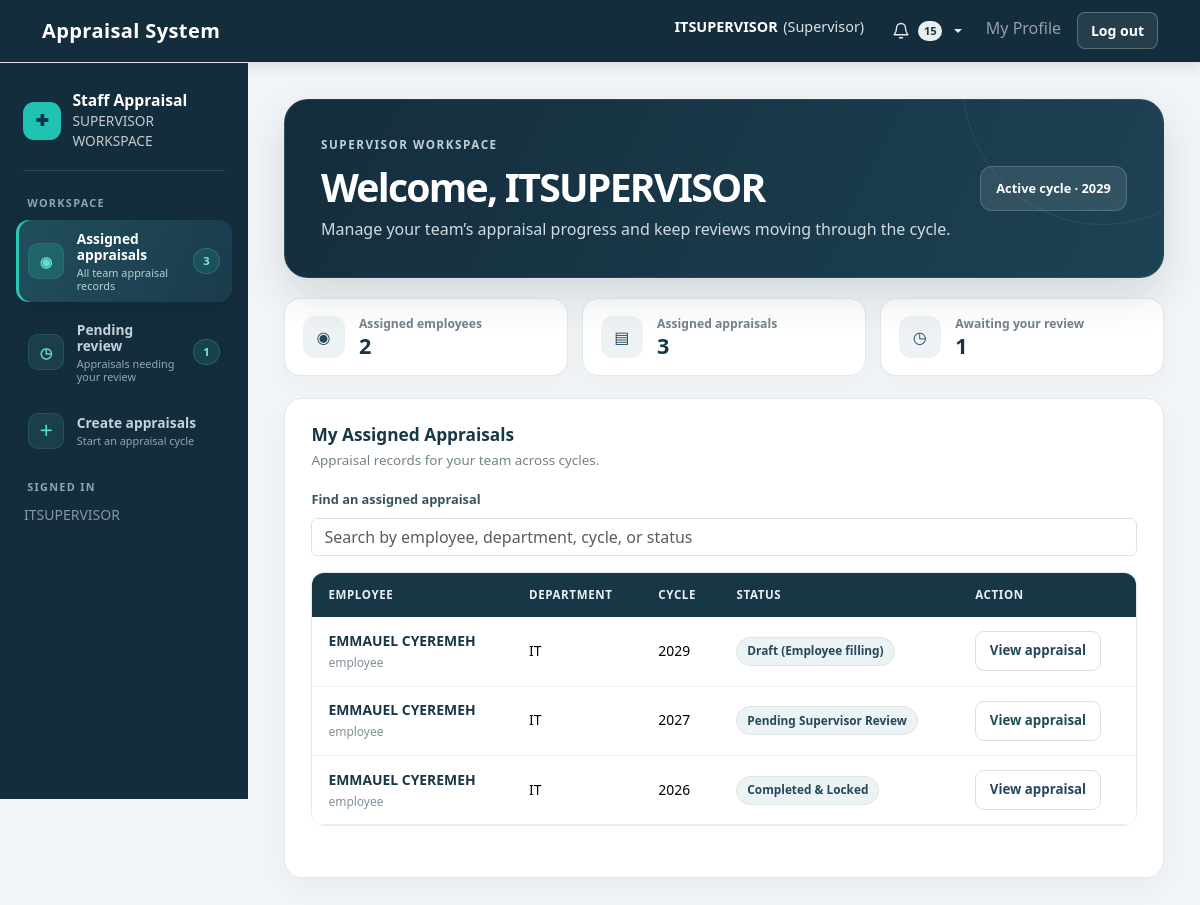
Page /supervisor/dashboard/ (signed in) on the committed database.
### app/models.py (models this page shows, shortened)
class EmployeeProfile(models.Model):
    ROLE_CHOICES = [
        ('Employee', 'Employee'),
        ('Supervisor', 'Supervisor'),
        ('HOD', 'Head of Department'),
        ('HR', 'HR Manager'),
    ]
    TITLE_CHOICES = [
        ('mr', 'Mr.'),
        ('mrs', 'Mrs.'),
        ('ms', 'Ms.'),
        ('other', 'Other'),
    ]
    GENDER_CHOICES = [
        ('male', 'Male'),
        ('female', 'Female'),
        ('other', 'Other'),
    ]
    user = models.OneToOneField(settings.AUTH_USER_MODEL, on_delete=models.CASCADE, related_name="profile")
    department = models.ForeignKey(Department, on_delete=models.SET_NULL, null=True, blank=True)
    role = models.CharField(max_length=20, choices=ROLE_CHOICES, default='Employee')
    title = models.CharField(max_length=10, choices=TITLE_CHOICES, blank=True)
    other_title = models.CharField(max_length=50, blank=True)
    other_names = models.CharField(max_length=150, blank=True)
    gender = models.CharField(max_length=10, choices=GENDER_CHOICES, blank=True)
    job_title = models.CharField(max_length=150, blank=True)
    appointment_to_present_grade_date = models.DateField(null=True, blank=True)

class AppraisalCycle(models.Model):
    year = models.IntegerField(unique=True)
    is_active = models.BooleanField(default=True)
    report_period_from = models.DateField(null=True, blank=True)
    report_period_to = models.DateField(null=True, blank=True)
    class Meta:
        ordering = ['-year']

class Appraisal(models.Model):
    ASSESSMENT_DECISION_CHOICES = [
        ('promote_now', 'Outstanding - should be promoted as soon as possible'),
        ('suitable', 'Suitable for promotion'),
        ('ready_2_3_years', 'Likely to be ready for promotion in 2 to 3 years'),
        ('not_ready', 'Not ready for promotion for at least 3 years / unlikely to be promoted further'),
    ]
    STATUS_CHOICES = [
        ('draft', 'Draft (Employee filling)'),
        ('pending_manager', 'Pending Supervisor Review'),
        ('pending_hod', 'Pending HOD Review'),
        ('pending_hr', 'Pending HR Final Approval'),
        ('returned_employee', 'Returned to Employee'),
        ('returned_supervisor', 'Returned to Supervisor'),
        ('returned_hod', 'Returned to HOD'),
        ('completed', 'Completed & Locked'),
    ]
    cycle = models.ForeignKey(AppraisalCycle, on_delete=models.CASCADE, related_name="appraisals")
    employee = models.ForeignKey(EmployeeProfile, on_delete=models.CASCADE, related_name="my_appraisals")
    employee_title = models.CharField(max_length=10, choices=EmployeeProfile.TITLE_CHOICES, blank=True)
    employee_other_title = models.CharField(max_length=50, blank=True)
    employee_first_name = models.CharField(max_length=150, blank=True)
    employee_last_name = models.CharField(max_length=150, blank=True)
    employee_other_names = models.CharField(max_length=150, blank=True)
    employee_gender = models.CharField(max_length=10, choices=EmployeeProfile.GENDER_CHOICES, blank=True)
    employee_job_title = models.CharField(max_length=150, blank=True)
    employee_department = models.ForeignKey(
        Department,
        on_delete=models.SET_NULL,
        null=True,
        blank=True,
        related_name='appraisals',
    )
    employee_department_name = models.CharField(max_length=100, blank=True)
    employee_appointment_to_present_grade_date = models.DateField(null=True, blank=True)
    supervisor = models.ForeignKey(EmployeeProfile, on_delete=models.SET_NULL, null=True, blank=True, related_name="supervisor_appraisals")
    hod = models.ForeignKey(EmployeeProfile, on_delete=models.SET_NULL, null=True, blank=True, related_name="hod_appraisals")
    status = models.CharField(max_length=20, choices=STATUS_CHOICES, default='draft')
    employee_signed_at = models.DateTimeField(null=True, blank=True)
    supervisor_signed_at = models.DateTimeField(null=True, blank=True)
    hod_signed_at = models.DateTimeField(null=True, blank=True)
    hr_approved_at = models.DateTimeField(null=True, blank=True)
    overall_percentage = models.DecimalField(max_digits=5, decimal_places=2, null=True, blank=True)
    final_rating = models.CharField(max_length=50, blank=True)
    employee_comments = models.TextField(blank=True, null=True)
    supervisor_comments = models.TextField(blank=True, null=True)
    career_development_plan = models.TextField(blank=True)
    assessment_decision = models.CharField(
        max_length=20,
        choices=ASSESSMENT_DECISION_CHOICES,
        blank=True,
    )
    hod_comments = models.TextField(blank=True, null=True)
    hr_comments = models.TextField(blank=True, null=True)

class Department(models.Model):
    name = models.CharField(max_length=100, unique=True)

### app/views.py (the view)
# urls.py: path('supervisor/dashboard/', views.supervisor_dashboard, name='supervisor_dashboard'),
@login_required
def supervisor_dashboard(request):
    profile = request.user.profile
    if profile.role not in ['Supervisor', 'HOD', 'HR']:
        messages.error(request, "Access denied.")
        return redirect('dashboard_router')
    cycle = AppraisalCycle.objects.filter(is_active=True).first()
    has_supervisor = AssignSupervisor.objects.filter(employee=profile).exists()
    my_appraisal = None
    if has_supervisor:
        my_appraisal, created = Appraisal.objects.get_or_create(
            employee=profile,
            cycle=cycle
        )
    pending_reviews = Appraisal.objects.filter(
        supervisor=profile,
        status__in=['pending_manager', 'returned_supervisor']
    ).select_related('employee__user', 'cycle')
    assigned_employees = EmployeeProfile.objects.filter(
        employee_supervisor__supervisor=profile
    ).select_related('user', 'department').distinct()
    assigned_appraisals = Appraisal.objects.filter(
        supervisor=profile,
    ).select_related('employee__user', 'employee__department', 'cycle').order_by(
        '-cycle__year',
        'employee__user__username',
    )
    context = {
        'cycle': cycle,
        'my_appraisal': my_appraisal,
        'has_supervisor': has_supervisor,
        'pending_reviews': pending_reviews,
        'assigned_employees': assigned_employees,
        'assigned_appraisals': assigned_appraisals,
    }
    return render(request, 'supervisor/dashboard.html', context)

### app/templates/supervisor/dashboard.html (shortened to what this page needs)
{% extends 'base.html' %}
{% block content %}
<div class="supervisor-page role-dashboard-shell">
    <aside class="role-dashboard-sidebar" aria-label="Supervisor dashboard navigation" data-default-section="assigned">
        <div class="role-sidebar-brand">
            <span class="role-sidebar-mark" aria-hidden="true">✚</span>
            <span>Staff Appraisal<br><small class="fw-normal opacity-75">SUPERVISOR WORKSPACE</small></span>
        </div>
        <div class="role-sidebar-label">Workspace</div>
        <nav class="role-sidebar-nav" id="supervisor-dashboard-navigation">
            <button class="role-sidebar-link active" type="button" data-role-section-target="assigned">
                <span class="role-sidebar-icon" aria-hidden="true">◉</span>
                <span class="role-sidebar-link-copy">
                    <span class="role-sidebar-link-title">Assigned appraisals</span>
                    <span class="role-sidebar-link-note">All team appraisal records</span>
                </span>
                <span class="role-sidebar-count">{{ assigned_appraisals.count }}</span>
            </button>
            <button class="role-sidebar-link" type="button" data-role-section-target="pending">
                <span class="role-sidebar-icon" aria-hidden="true">◷</span>
                <span class="role-sidebar-link-copy">
                    <span class="role-sidebar-link-title">Pending review</span>
                    <span class="role-sidebar-link-note">Appraisals needing your review</span>
                </span>
                <span class="role-sidebar-count">{{ pending_reviews.count }}</span>
            </button>
            {% if request.user.profile.role == 'Supervisor' %}
                <button class="role-sidebar-link" type="button" data-role-section-target="create">
                    <span class="role-sidebar-icon" aria-hidden="true">＋</span>
                    <span class="role-sidebar-link-copy">
                        <span class="role-sidebar-link-title">Create appraisals</span>
                        <span class="role-sidebar-link-note">Start an appraisal cycle</span>
                    </span>
                </button>
            {% endif %}
        </nav>
        <div class="role-sidebar-label">Signed in</div>
        <div class="small px-2 text-white-50">{{ request.user.username }}</div>
    </aside>
    <main class="role-dashboard-content supervisor-dashboard-content">
    <header class="supervisor-hero">
        <div class="supervisor-hero-content">
            <div class="supervisor-eyebrow">Supervisor workspace</div>
            <h1>Welcome, {{ request.user.first_name|default:request.user.username }}</h1>
            <p>Manage your team’s appraisal progress and keep reviews moving through the cycle.</p>
        </div>
        <div class="supervisor-cycle">Active cycle · {{ cycle.year }}</div>
    </header>
    <section class="supervisor-stats" aria-label="Team appraisal summary">
        <div class="supervisor-stat">
            <span class="supervisor-stat-icon" aria-hidden="true">◉</span>
            <span>
                <span class="supervisor-stat-label">Assigned employees</span>
                <span class="supervisor-stat-value">{{ assigned_employees.count }}</span>
            </span>
        </div>
        <div class="supervisor-stat">
            <span class="supervisor-stat-icon" aria-hidden="true">▤</span>
            <span>
                <span class="supervisor-stat-label">Assigned appraisals</span>
                <span class="supervisor-stat-value">{{ assigned_appraisals.count }}</span>
            </span>
        </div>
        <div class="supervisor-stat">
            <span class="supervisor-stat-icon" aria-hidden="true">◷</span>
            <span>
                <span class="supervisor-stat-label">Awaiting your review</span>
                <span class="supervisor-stat-value">{{ pending_reviews.count }}</span>
            </span>
        </div>
    </section>
    <section class="supervisor-workspace role-dashboard-section" data-role-section="assigned" aria-label="Assigned appraisals" {% if request.user.profile.role == 'Supervisor' %}hidden{% endif %}>
        <div class="supervisor-tab-content">
                <section aria-labelledby="assigned-appraisals-heading">
                    <div class="supervisor-section-heading">
                        <div>
                            <h2 id="assigned-appraisals-heading">My Assigned Appraisals</h2>
                            <p>Appraisal records for your team across cycles.</p>
                        </div>
                    </div>
                    <div class="mb-3">
                        <label for="supervisor-assigned-search" class="form-label fw-semibold">Find an assigned appraisal</label>
                        <input
                            id="supervisor-assigned-search"
                            type="search"
                            class="form-control"
                            placeholder="Search by employee, department, cycle, or status"
                            autocomplete="off"
                            data-dashboard-search
                            data-search-target="supervisor-assigned-appraisals"
                            data-search-status="supervisor-assigned-search-status"
                        >
                    </div>
                    <div class="supervisor-table-wrap mb-4">
                        <table class="table supervisor-table">
                            <thead>
                                <tr>
                                    <th>Employee</th>
                                    <th>Department</th>
                                    <th>Cycle</th>
                                    <th>Status</th>
                                    <th>Action</th>
                                </tr>
                            </thead>
                            <tbody id="supervisor-assigned-appraisals">
                                {% for appraisal in assigned_appraisals %}
                                    <tr data-search-item>
                                        <td>
                                            <span class="supervisor-employee">{{ appraisal.employee.user.get_full_name|default:appraisal.employee.user.username }}</span>
                                            {% if appraisal.employee.user.get_full_name %}
                                                <span class="supervisor-employee-id">{{ appraisal.employee.user.username }}</span>
                                            {% endif %}
                                        </td>
                                        <td>{{ appraisal.employee.department.name|default:"—" }}</td>
                                        <td>{{ appraisal.cycle.year }}</td>
                                        <td><span class="supervisor-status">{{ appraisal.get_status_display }}</span></td>
                                        <td>
                                            <a href="{% url 'supervisor_view_appraisal' appraisal.id %}" class="supervisor-action-secondary">View appraisal</a>
                                        </td>
                                    </tr>
                                {% endfor %}
                            </tbody>
                        </table>
                    </div>
                </section>
        </div>
    </section>
    </main>
</div>
{% endblock %}

### app/templates/base.html (shortened to what this page needs)
<!DOCTYPE html>
<html lang="en">
<head>
    <link href="https://cdn.jsdelivr.net/npm/bootstrap@5.3.2/dist/css/bootstrap.min.css" rel="stylesheet">
</head>
<body>
    <nav class="navbar navbar-expand-lg navbar-dark navbar-appraisal mb-4 border-bottom">
        <div class="container">
            <a class="navbar-brand" href="{% url 'home' %}">Appraisal System</a>
            <div class="collapse navbar-collapse" id="navbarNav">
                <ul class="navbar-nav ms-auto">
                    {% if user.is_authenticated %}
                        <li class="nav-item">
                            <span class="navbar-user">
                                <strong>{{ user.username }}</strong>
                                {% if user.profile.role %}
                                        <span>({{ user.profile.role }})</span>
                                {% endif %}
                            </span>
                        </li>
                        <li class="nav-item dropdown navbar-notifications">
                            <button
                                class="navbar-notifications-toggle dropdown-toggle"
                                type="button"
                                data-bs-toggle="dropdown"
                                aria-expanded="false"
                                aria-label="Notifications{% if unread_notification_count %}, {{ unread_notification_count }} unread{% endif %}"
                            >
                                <svg aria-hidden="true" width="18" height="18" viewBox="0 0 24 24" fill="none">
                                    <path d="M18 8a6 6 0 0 0-12 0c0 7-3 7-3 9h18c0-2-3-2-3-9M10 21h4" stroke="currentColor" stroke-width="1.8" stroke-linecap="round" stroke-linejoin="round"/>
                                </svg>
                                {% if unread_notification_count %}
                                    <span class="navbar-notification-count">{{ unread_notification_count }}</span>
                                {% endif %}
                            </button>
                        </li>
                        <li class="nav-item">
                            <a class="nav-link" href="{% url 'profile' %}">My Profile</a>
                        </li>
                        <li class="nav-item">
                            <form action="{% url 'logout' %}" method="post">
                                <button class="navbar-logout" type="submit">Log out</button>
                            </form>
                        </li>
                    {% else %}
                        <li class="nav-item">
                            <a class="nav-link" href="{% url 'login' %}">Sign in</a>
                        </li>
                    {% endif %}
                </ul>
            </div>
        </div>
    </nav>
    <div class="container">
        {% block content %}
        {% endblock %}
    </div>
</body>
</html>

### rows in the picture
Appraisal: employee.user.get_full_name "EMMAUEL CYEREMEH", employee.user.username "employee", employee.department.name "IT", cycle.year "2029", status "Draft (Employee filling)"
Appraisal: employee.user.get_full_name "EMMAUEL CYEREMEH", employee.user.username "employee", employee.department.name "IT", cycle.year "2027", status "Pending Supervisor Review"
Appraisal: employee.user.get_full_name "EMMAUEL CYEREMEH", employee.user.username "employee", employee.department.name "IT", cycle.year "2026", status "Completed & Locked"

### other values in the picture
{{ user.username }} "ITSUPERVISOR"
{{ user.profile.role }} "Supervisor"
{{ unread_notification_count }} "15"
{{ assigned_appraisals.count }} "3"
{{ pending_reviews.count }} "1"
{{ request.user.username }} "ITSUPERVISOR"
{{ request.user.first_name|default:request.user.username }} "ITSUPERVISOR"
{{ assigned_employees.count }} "2"
